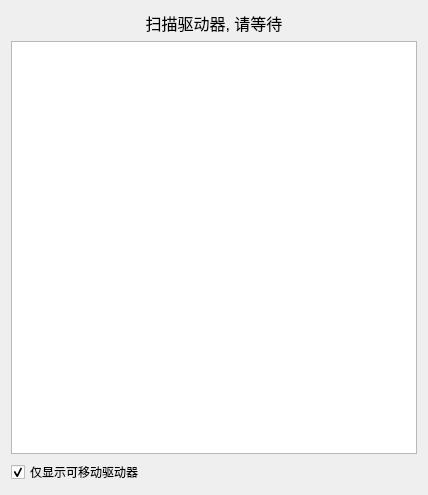
<?xml version="1.0" encoding="UTF-8"?>
<ui version="4.0">
 <class>DialogOpenDrive</class>
 <widget class="QDialog" name="DialogOpenDrive">
  <property name="geometry">
   <rect>
    <x>0</x>
    <y>0</y>
    <width>428</width>
    <height>495</height>
   </rect>
  </property>
  <property name="windowTitle">
   <string>Dialog</string>
  </property>
  <layout class="QGridLayout" name="gridLayout">
   <item row="1" column="1">
    <widget class="QTreeWidget" name="treeWidget">
     <property name="autoExpandDelay">
      <number>0</number>
     </property>
     <property name="rootIsDecorated">
      <bool>true</bool>
     </property>
     <property name="wordWrap">
      <bool>false</bool>
     </property>
     <property name="headerHidden">
      <bool>true</bool>
     </property>
     <property name="expandsOnDoubleClick">
      <bool>false</bool>
     </property>
     <column>
      <property name="text">
       <string>Label</string>
      </property>
     </column>
     <column>
      <property name="text">
       <string>大小</string>
      </property>
     </column>
     <column>
      <property name="text">
       <string>值</string>
      </property>
     </column>
    </widget>
   </item>
   <item row="2" column="1">
    <widget class="QCheckBox" name="RemovableCheckBox">
     <property name="text">
      <string>仅显示可移动驱动器</string>
     </property>
     <property name="checked">
      <bool>true</bool>
     </property>
    </widget>
   </item>
   <item row="0" column="1">
    <widget class="QLabel" name="label">
     <property name="sizePolicy">
      <sizepolicy hsizetype="Preferred" vsizetype="Preferred">
       <horstretch>0</horstretch>
       <verstretch>0</verstretch>
      </sizepolicy>
     </property>
     <property name="palette">
      <palette>
       <active>
        <colorrole role="Base">
         <brush brushstyle="SolidPattern">
          <color alpha="255">
           <red>170</red>
           <green>0</green>
           <blue>0</blue>
          </color>
         </brush>
        </colorrole>
       </active>
       <inactive>
        <colorrole role="Base">
         <brush brushstyle="SolidPattern">
          <color alpha="255">
           <red>170</red>
           <green>0</green>
           <blue>0</blue>
          </color>
         </brush>
        </colorrole>
       </inactive>
       <disabled>
        <colorrole role="Base">
         <brush brushstyle="SolidPattern">
          <color alpha="255">
           <red>240</red>
           <green>240</green>
           <blue>240</blue>
          </color>
         </brush>
        </colorrole>
       </disabled>
      </palette>
     </property>
     <property name="font">
      <font>
       <pointsize>12</pointsize>
      </font>
     </property>
     <property name="text">
      <string>扫描驱动器, 请等待</string>
     </property>
     <property name="textFormat">
      <enum>Qt::RichText</enum>
     </property>
     <property name="alignment">
      <set>Qt::AlignCenter</set>
     </property>
    </widget>
   </item>
  </layout>
 </widget>
 <resources/>
 <connections/>
</ui>
